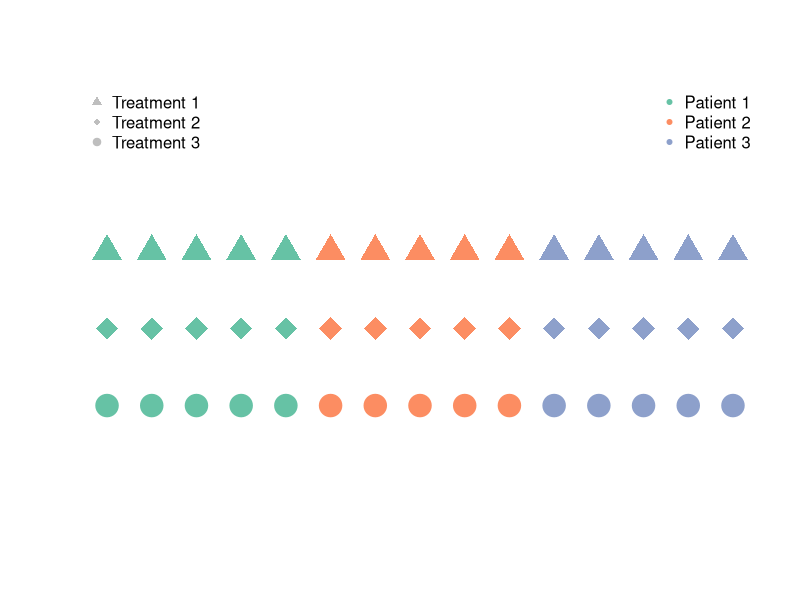
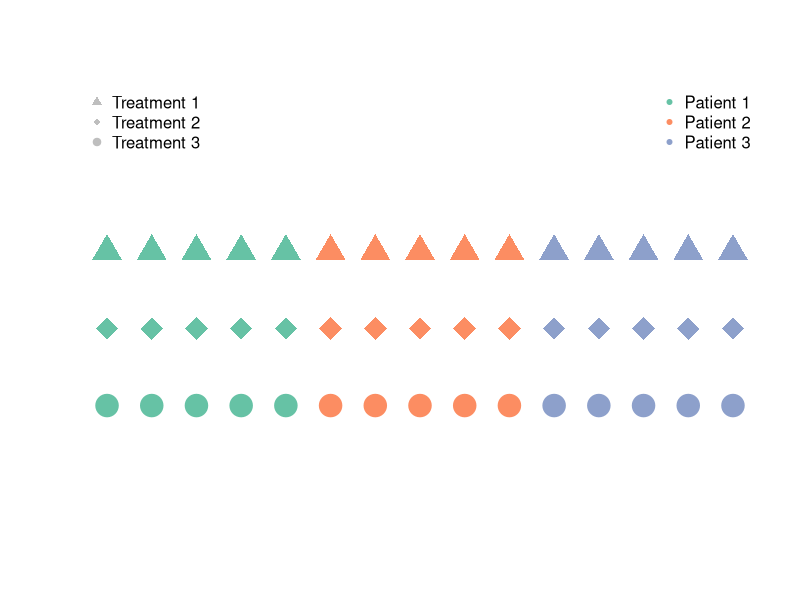
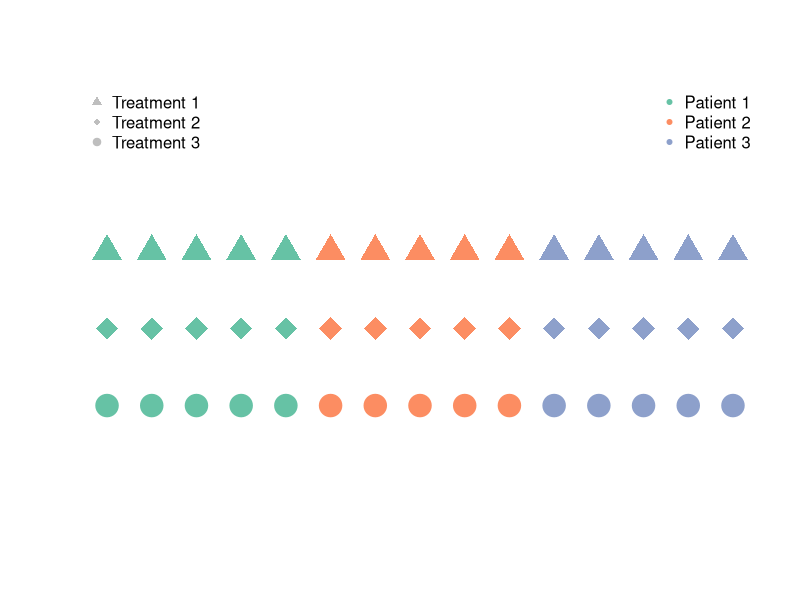
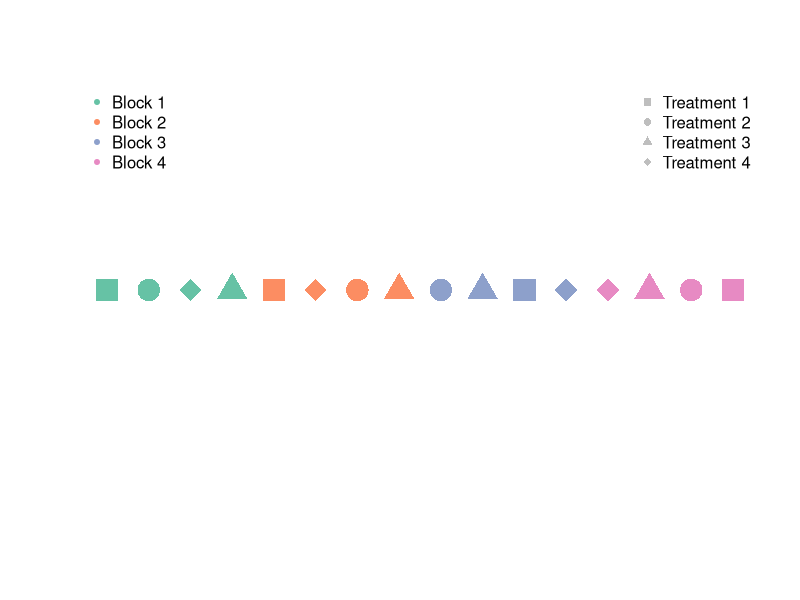
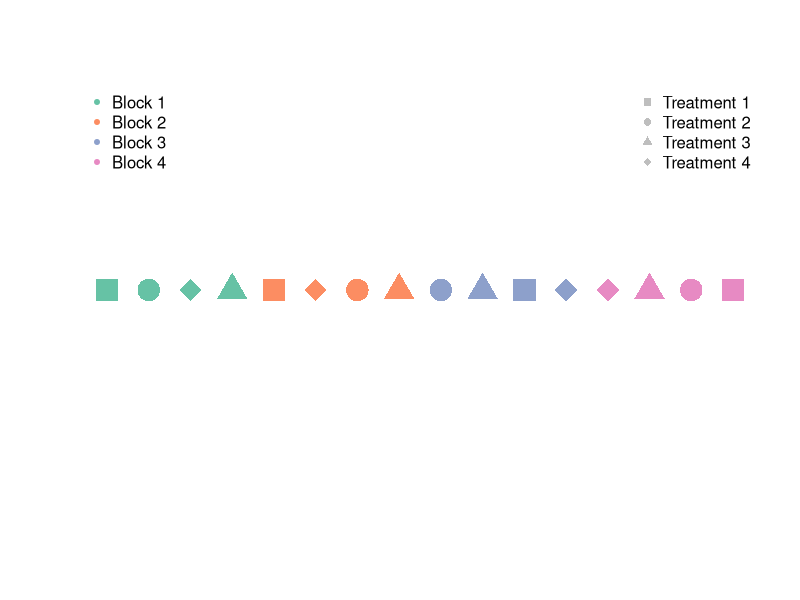
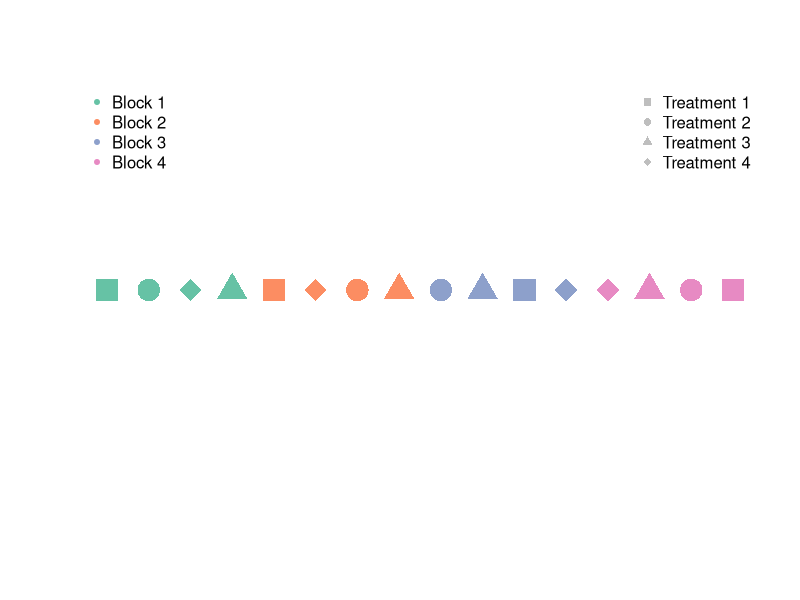

These figures' R source, in order:
## ---- chunk 1
knitr::opts_chunk$set(echo = FALSE)
## ---- chunk 2
col <- RColorBrewer::brewer.pal(3,"Set2")
plot(1:15, rep(1.5,15),col = rep(col,each = 5),pch = 17,axes = FALSE, xlab = "",ylab = "",cex = 3,ylim = c(0,2.5))
points(1:15,rep(1,15),col = rep(col,each = 5),pch = 18,cex = 3)
points(1:15,rep(0.5,15),col = rep(col,each = 5),pch = 19, cex = 3)
legend("topleft",bty = "n",pch = 17:19, col = "grey", legend = paste("Treatment", 1:3))
legend("topright",bty = "n",pch = 20, col = col, legend = paste("Patient", 1:3))

## ---- chunk 3
col <- RColorBrewer::brewer.pal(3,"Set2")
plot(1:15, rep(1.5,15),col = rep(col,each = 5),pch = 17,axes = FALSE, xlab = "",ylab = "",cex = 3,ylim = c(0,2.5))
points(1:15,rep(1,15),col = rep(col,each = 5),pch = 18,cex = 3)
points(1:15,rep(0.5,15),col = rep(col,each = 5),pch = 19, cex = 3)
legend("topleft",bty = "n",pch = 17:19, col = "grey", legend = paste("Treatment", 1:3))
legend("topright",bty = "n",pch = 20, col = col, legend = paste("Patient", 1:3))

## ---- chunk 4
col <- RColorBrewer::brewer.pal(3,"Set2")
plot(1:15, rep(1.5,15),col = rep(col,each = 5),pch = 17,axes = FALSE, xlab = "",ylab = "",cex = 3,ylim = c(0,2.5))
points(1:15,rep(1,15),col = rep(col,each = 5),pch = 18,cex = 3)
points(1:15,rep(0.5,15),col = rep(col,each = 5),pch = 19, cex = 3)
legend("topleft",bty = "n",pch = 17:19, col = "grey", legend = paste("Treatment", 1:3))
legend("topright",bty = "n",pch = 20, col = col, legend = paste("Patient", 1:3))

## ---- chunk 5
block <- rep(1:4, each = 4)
col <- RColorBrewer::brewer.pal(4,"Set2")
set.seed(4321)
treatment <- c(replicate(4,sample(1:4,size = 4)))
plot(1:16,rep(1,length(block)),col = rep(col,each = 4),pch = treatment + 14,axes = FALSE,xlab = "",ylab = "",cex = 3)
legend("topright",bty = "n", pch = 15:18, legend = paste("Treatment",1:4), col = "grey")
legend("topleft",bty = "n", pch = 20, col = col, legend = paste("Block",1:4))

## ---- chunk 6
block <- rep(1:4, each = 4)
col <- RColorBrewer::brewer.pal(4,"Set2")
set.seed(4321)
treatment <- c(replicate(4,sample(1:4,size = 4)))
plot(1:16,rep(1,length(block)),col = rep(col,each = 4),pch = treatment + 14,axes = FALSE,xlab = "",ylab = "",cex = 3)
legend("topright",bty = "n", pch = 15:18, legend = paste("Treatment",1:4), col = "grey")
legend("topleft",bty = "n", pch = 20, col = col, legend = paste("Block",1:4))
## ---- chunk 7
block <- rep(1:4, each = 4)
col <- RColorBrewer::brewer.pal(4,"Set2")
set.seed(4321)
treatment <- c(replicate(4,sample(1:4,size = 4)))
plot(1:16,rep(1,length(block)),col = rep(col,each = 4),pch = treatment + 14,axes = FALSE,xlab = "",ylab = "",cex = 3)
legend("topright",bty = "n", pch = 15:18, legend = paste("Treatment",1:4), col = "grey")
legend("topleft",bty = "n", pch = 20, col = col, legend = paste("Block",1:4))

